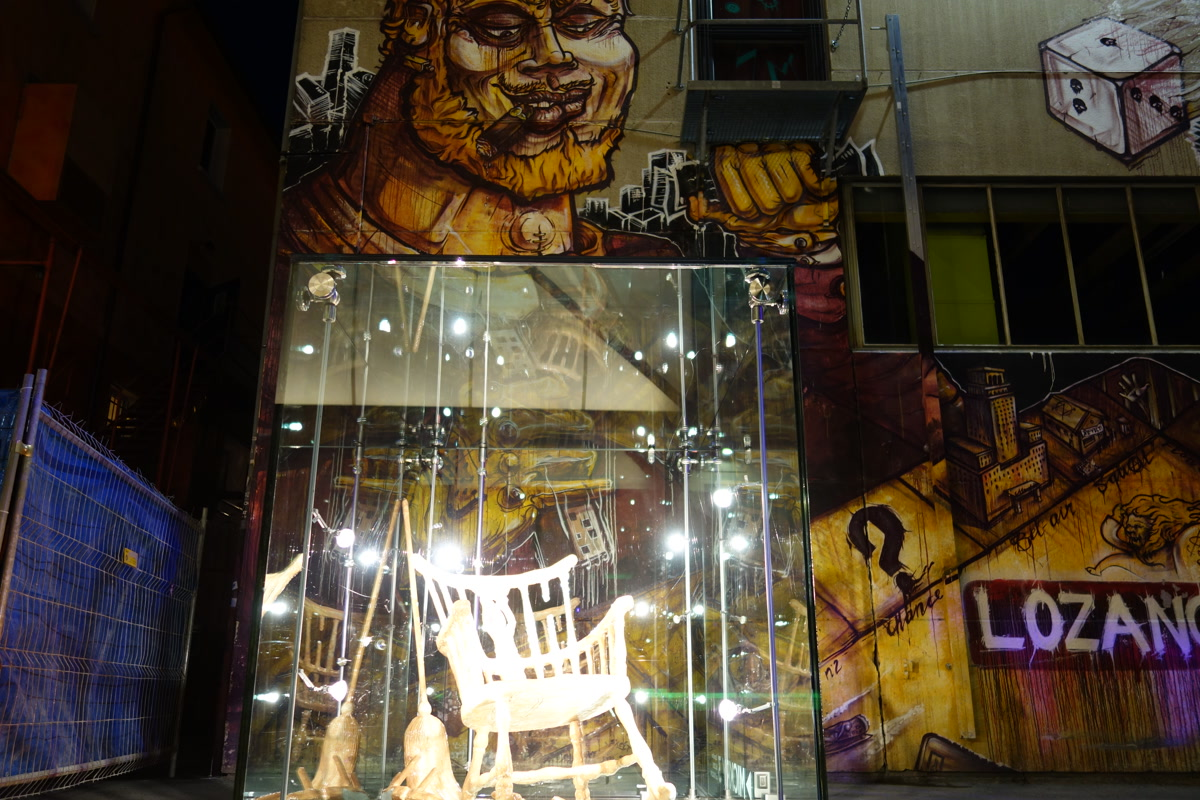
//> input picture Resource/DSC02984.JPG, 1200 x 800 px, given in place of cylinder00.bmp, which was not available
$ ./StereoMatching   (built with g++ and OpenCV 4)
//> lines starting //> are read from the running program, lines starting //| are printed output that depends on the picture; pictures that were not available may be replaced by others from this repository, and a replacement may not be noted
//
// Created by jerett on 2019-08-19.
//


#include <iostream>
#include <opencv2/opencv.hpp>
#include <opencv2/video.hpp>
#include <opencv2/optflow.hpp>

using namespace cv;


// [17 lines of commented-out code are left out]

cv::Mat Flow2Disparity(const cv::Mat &flow) {
    Mat flow_uv[2];
    Mat mag, ang;
    Mat hsv_split[3], hsv, rgb;

    split(flow, flow_uv);
    // [9 lines of commented-out code are left out]
    return flow_uv[0];
}

cv::Mat flow;
cv::Mat disparity;

void TestOpticalFlow(const cv::Mat &img1, const cv::Mat &img2) {
    cv::Mat img1_gray;
    cv::Mat img2_gray;

    cvtColor(img1, img1_gray, cv::COLOR_BGR2GRAY);
    cvtColor(img2, img2_gray, cv::COLOR_BGR2GRAY);

    //cv::Mat flow;
    auto dis_flow = DISOpticalFlow::create(DISOpticalFlow::PRESET_MEDIUM);
    dis_flow->calc(img1_gray, img2_gray, flow);

	//auto flow_draw = DrawFlow(flow);
    flow = Flow2Disparity(flow);
    // [4 lines of commented-out code are left out]
}

void TestSGBM(const cv::Mat &img1, const cv::Mat &img2) {
    cv::Mat img1_gray;
    cv::Mat img2_gray;

    cvtColor(img1, img1_gray, cv::COLOR_BGR2GRAY);
    cvtColor(img2, img2_gray, cv::COLOR_BGR2GRAY);

    //cv::Mat flow;
    //auto sgbm = StereoSGBM::create(0, 96, 9);
    auto sgbm = StereoSGBM::create(0, 96, 9);
    //cv::Mat disparity;
    sgbm->compute(img1_gray, img2_gray, disparity);
    // [7 lines of commented-out code are left out]
}


int main(int argc, char *argv[]) {
    //auto img1 = cv::imread("flow_1.jpg");
    //auto img2 = cv::imread("flow_2.jpg");
    auto img1 = cv::imread("cylinder00.bmp");
//> img1 is the input picture: 800 rows x 1200 cols, CV_8UC3; mean B, G, R 51.9, 65.9, 76.6
    auto img2 = cv::imread("cylinder01.bmp");
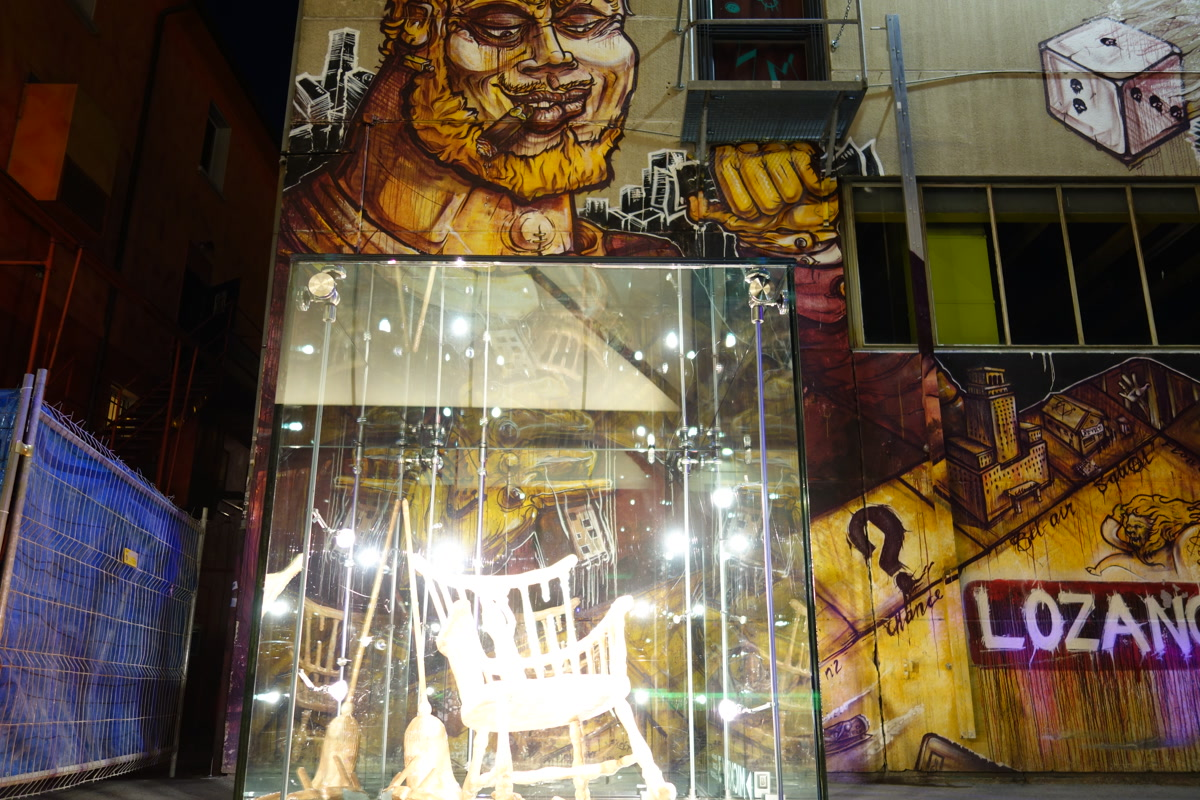
//> input picture Resource/DSC02986.JPG, 1200 x 800 px, given in place of cylinder01.bmp, which was not available
//> img2 is the input picture: 800 rows x 1200 cols, CV_8UC3; mean B, G, R 73, 90.3, 104.3

    TestOpticalFlow(img1, img2);
//> in Flow2Disparity, `split(flow, flow_uv);`:
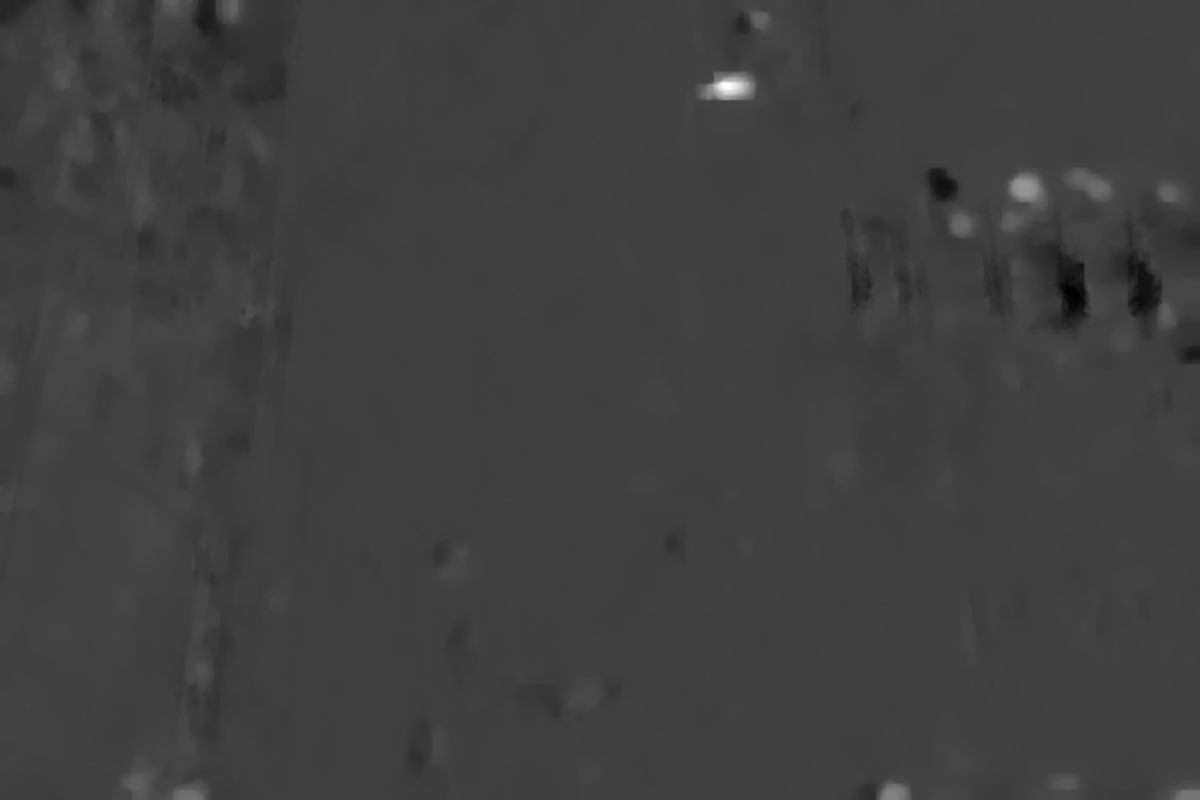
//> flow_uv[0]: 800 rows x 1200 cols, CV_32FC1; min -7.18, max 21.34, mean 0; drawn with min black and max white
//> in Flow2Disparity, `split(flow, flow_uv);`:
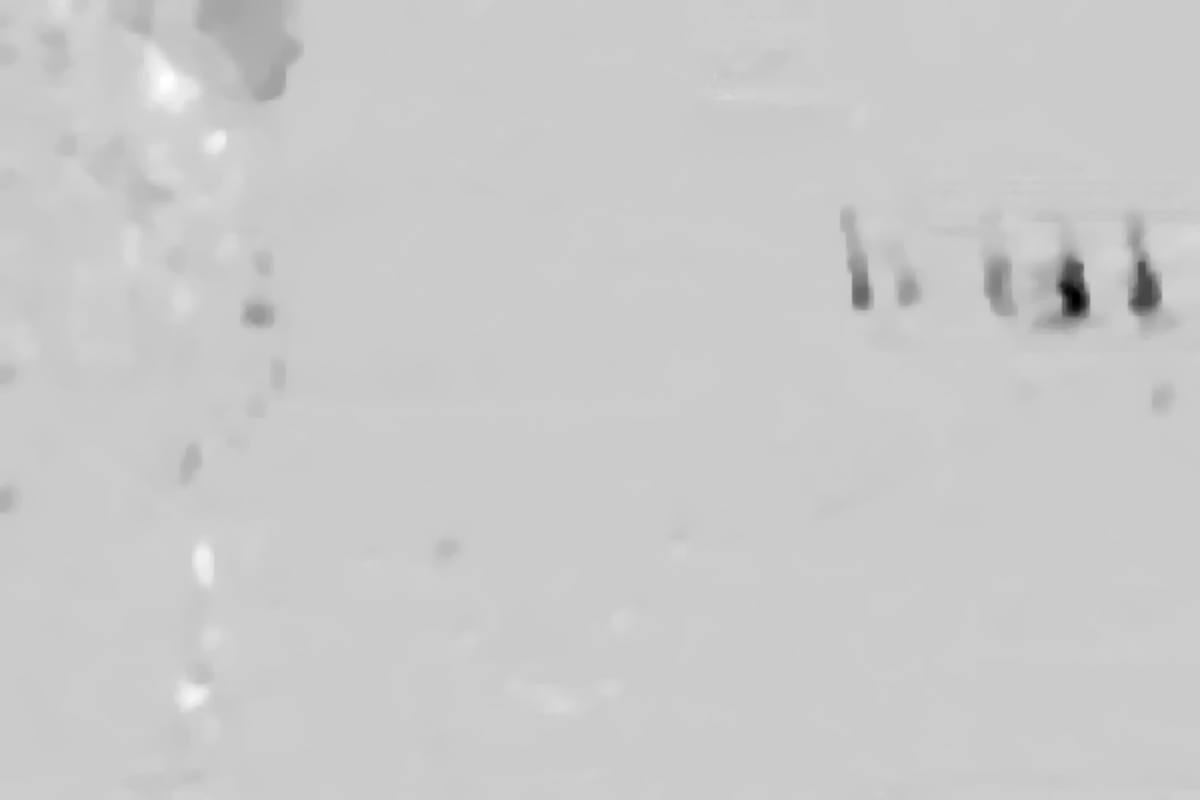
//> flow_uv[1]: 800 rows x 1200 cols, CV_32FC1; min -45.92, max 11.49, mean -0.314; drawn with min black and max white
	TestSGBM(img1, img2);
//> in TestSGBM, `sgbm->compute(img1_gray, img2_gray, disparity);`:
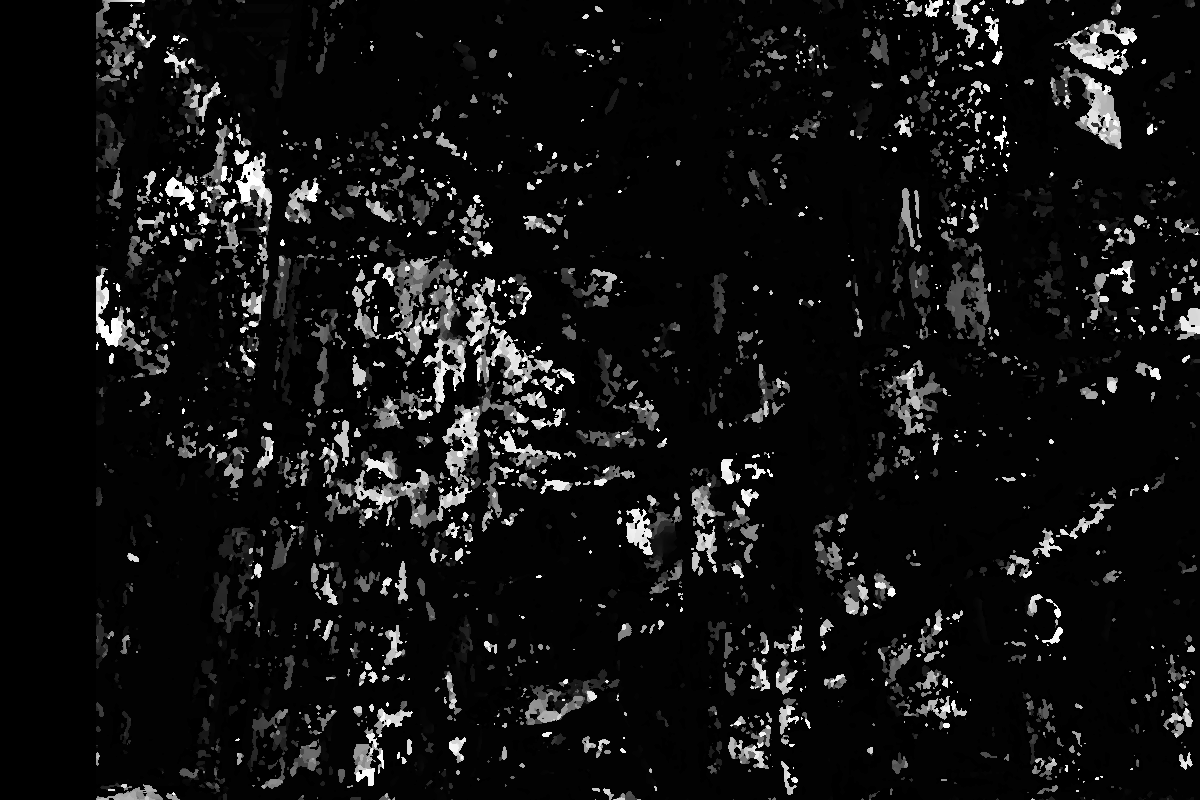
//> disparity: 800 rows x 1200 cols, CV_16SC1; min -16, max 1520, mean 93.2; drawn with min black and max white

    return 0;
}
